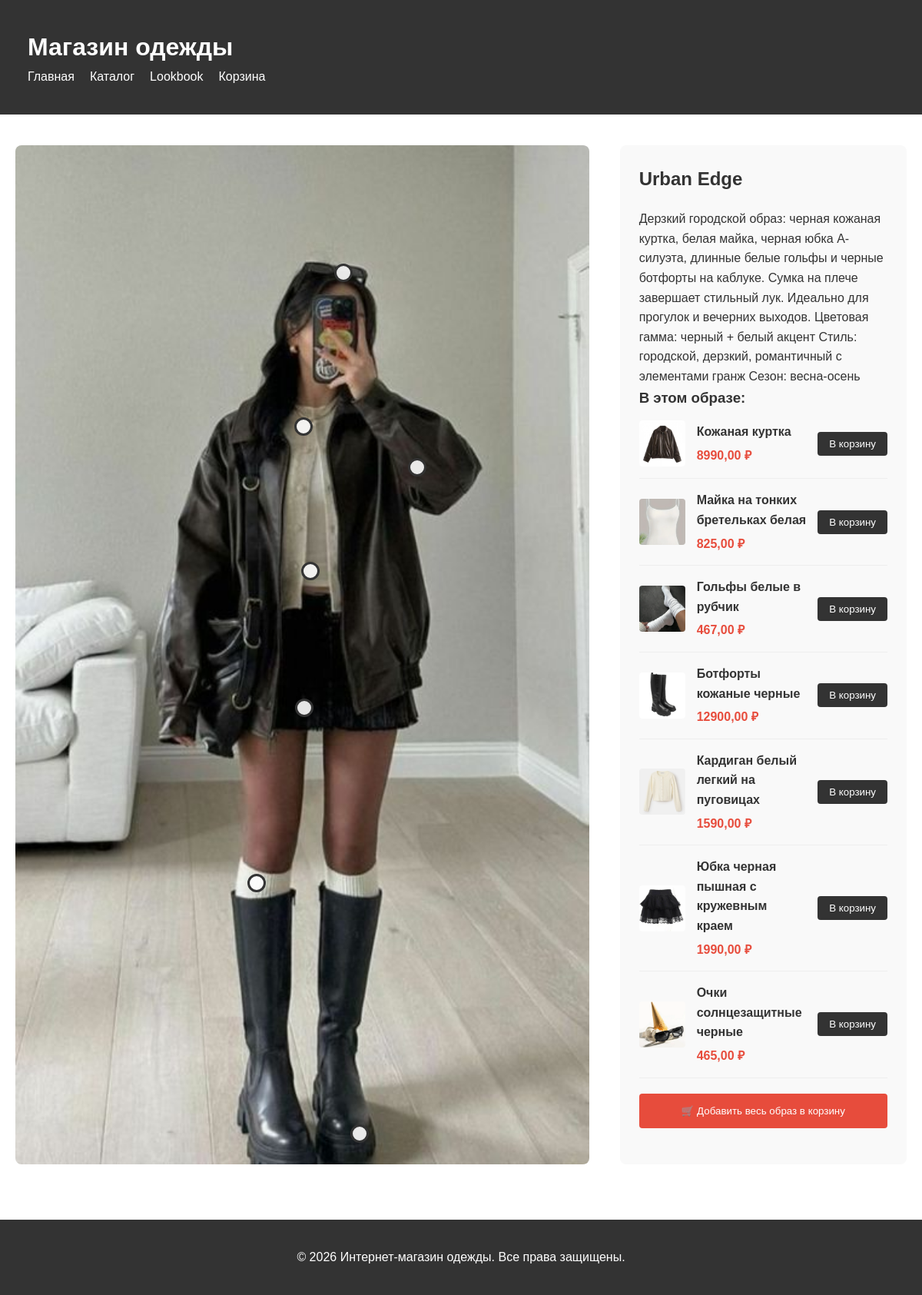
The app's page /lookbook/3/ with its own data.
### lookbook/models.py (models this page shows, shortened)
class LookbookItem(models.Model):
    title = models.CharField('Название образа', max_length=200)
    image = models.ImageField('Фото образа', upload_to='lookbook/%Y/%m/%d')
    description = models.TextField('Описание образа', blank=True)
    created = models.DateTimeField('Дата создания', auto_now_add=True)
    active = models.BooleanField('Активно', default=True)
    products = models.ManyToManyField(Product, through='Hotspot')
    class Meta:
        verbose_name = 'Образ'
        verbose_name_plural = 'Образы'
        ordering = ['-created']

### shop/models.py (models this page shows, shortened)
class Product(models.Model):
    category = models.ForeignKey(Category, on_delete=models.CASCADE, related_name='products', verbose_name='Категория')
    name = models.CharField('Название', max_length=200)
    slug = models.SlugField('URL', max_length=200, unique=True)
    image = models.ImageField('Изображение', upload_to='products/%Y/%m/%d')
    description = models.TextField('Описание', blank=True)
    composition = models.CharField('Состав', max_length=300, blank=True, help_text='Например: 100% хлопок')
    price = models.DecimalField('Цена', max_digits=10, decimal_places=2)
    available = models.BooleanField('В наличии', default=True)
    created = models.DateTimeField('Дата создания', auto_now_add=True)
    updated = models.DateTimeField('Дата обновления', auto_now=True)
    sizes = models.JSONField('Доступные размеры', default=list, help_text='Введите список размеров, например: ["XS", "S", "M", "L"]')
    class Meta:
        verbose_name = 'Товар'
        verbose_name_plural = 'Товары'
        ordering = ['name']
        indexes = [
            models.Index(fields=['id', 'slug']),
            models.Index(fields=['name']),
        ]

### lookbook/views.py (the view)
# urls.py: path('<int:id>/', views.lookbook_detail, name='lookbook_detail'),
def lookbook_detail(request, id):
    item = get_object_or_404(LookbookItem, id=id, active=True)
    hotspots = item.hotspot_set.select_related('product').all()
    products_in_lookbook = [hs.product for hs in hotspots]
    hotspots_data = []
    for hs in hotspots:
        hotspots_data.append({
            'id': hs.id,
            'product': hs.product,
            'x': str(float(str(hs.x_percent).replace(',', '.'))),
            'y': str(float(str(hs.y_percent).replace(',', '.'))),
        })  # ← Вот здесь была ошибка! Нужно } и )
    return render(request, 'lookbook/detail.html', {
        'item': item,
        'hotspots_data': hotspots_data,  # ← НОВАЯ ПЕРЕМЕННАЯ
        'products_in_lookbook': products_in_lookbook
    })

### templates/lookbook/detail.html (shortened to what this page needs)
{% extends 'base.html' %}
{% block content %}
<div class="lookbook-detail">
    <div>
        <div class="lookbook-image-container" id="imageContainer">
            <img src="{{ item.image.url }}" alt="{{ item.title }}" class="lookbook-image" id="lookbookImage">
            {% for hotspot in hotspots_data %}
            <div class="hotspot"
                 style="left: {{ hotspot.x }}%; top: {{ hotspot.y }}%;"
                 data-product-id="{{ hotspot.product.id }}"
                 data-product-name="{{ hotspot.product.name }}"
                 data-product-price="{{ hotspot.product.price }}"
                 data-product-image="{{ hotspot.product.image.url }}"
                 data-product-composition="{{ hotspot.product.composition }}"
                 title="{{ hotspot.product.name }}">
            </div>
            {% endfor %}
        </div>
    </div>
    <div class="lookbook-sidebar">
        <h2>{{ item.title }}</h2>
        <p>{{ item.description }}</p>
        <h3>В этом образе:</h3>
        <ul class="lookbook-products">
            {% for product in products_in_lookbook %}
            <li class="lookbook-product-item">
                <img src="{{ product.image.url }}" alt="{{ product.name }}">
                <div class="lookbook-product-info">
                    <h4>{{ product.name }}</h4>
                    <p class="price">{{ product.price }} ₽</p>
                </div>
                <button class="add-to-cart-btn"
                        onclick="addToCart({{ product.id }}, '{{ product.name }}', {{ product.price }})">
                    В корзину
                </button>
            </li>
            {% empty %}
            <p>В этом образе пока нет товаров.</p>
            {% endfor %}
        </ul>
        <button class="add-all-btn" onclick="addAllToCart()">
            🛒 Добавить весь образ в корзину
        </button>
    </div>
</div>
{% endblock %}

### templates/base.html (style rules this page uses)
* { margin: 0; padding: 0; box-sizing: border-box; }
body { font-family: Arial, sans-serif; line-height: 1.6; color: #333; }

### templates/lookbook/detail.html (style rules this page uses)
.lookbook-detail { display: grid; grid-template-columns: 1fr; gap: 40px; padding: 20px 0; }
@media (min-width: 900px) { .lookbook-detail { grid-template-columns: 2fr 1fr; } }
.lookbook-image-container { position: relative !important; display: block !important; width: 100% !important; margin: 0 !important; padding: 0 !important; }
.lookbook-image { width: 100% !important; height: auto !important; display: block !important; border-radius: 8px; }
.hotspot { position: absolute !important; width: 24px !important; height: 24px !important; background: rgba(255, 255, 255, 0.9) !important; border: 3px solid #333 !important; border-radius: 50% !important; cursor: pointer !important; transform: translate(-50%, -50%) !important; z-index: 9999 !important; opacity: 1 !important; }
.lookbook-sidebar { background: #f9f9f9; padding: 25px; border-radius: 8px; }
.lookbook-sidebar h2 { margin-bottom: 20px; color: #333; }
.lookbook-products { list-style: none; padding: 0; margin: 0; }
.lookbook-product-item { display: flex; align-items: center; gap: 15px; padding: 15px 0; border-bottom: 1px solid #eee; }
.lookbook-product-item img { width: 60px; height: 60px; object-fit: cover; border-radius: 4px; }
.lookbook-product-info { flex: 1; }
.lookbook-product-info h4 { margin-bottom: 5px; color: #333; }
.lookbook-product-info .price { color: #e74c3c; font-weight: bold; }
.add-to-cart-btn { background: #333; color: #fff; border: none; padding: 8px 15px; border-radius: 4px; cursor: pointer; }
.add-all-btn { width: 100%; background: #e74c3c; color: #fff; border: none; padding: 15px; margin-top: 20px; border-radius: 4px; cursor: pointer; }

### records on screen
LookbookItem: image (picture), title "Urban Edge", description "Дерзкий городской образ: черная кожаная куртка, белая майка, черная юбка А-силуэта, длинные белые гольфы и черные ботфорты на каблуке. Сумка на плече завершает стильный лук. Идеально для прогулок и вечерних выходов. Цветовая гамма: черный + белый акцент Стиль: городской, дерзкий, романтичный с элементами гранж Сезон: весна-осень"
Product: image (picture), name "Кожаная куртка", price "8990,00"
Product: image (picture), name "Майка на тонких бретельках белая", price "825,00"
Product: image (picture), name "Гольфы белые в рубчик", price "467,00"
Product: image (picture), name "Ботфорты кожаные черные", price "12900,00"
Product: image (picture), name "Кардиган белый легкий на пуговицах", price "1590,00"
Product: image (picture), name "Юбка черная пышная с кружевным краем", price "1990,00"
Product: image (picture), name "Очки солнцезащитные черные", price "465,00"
